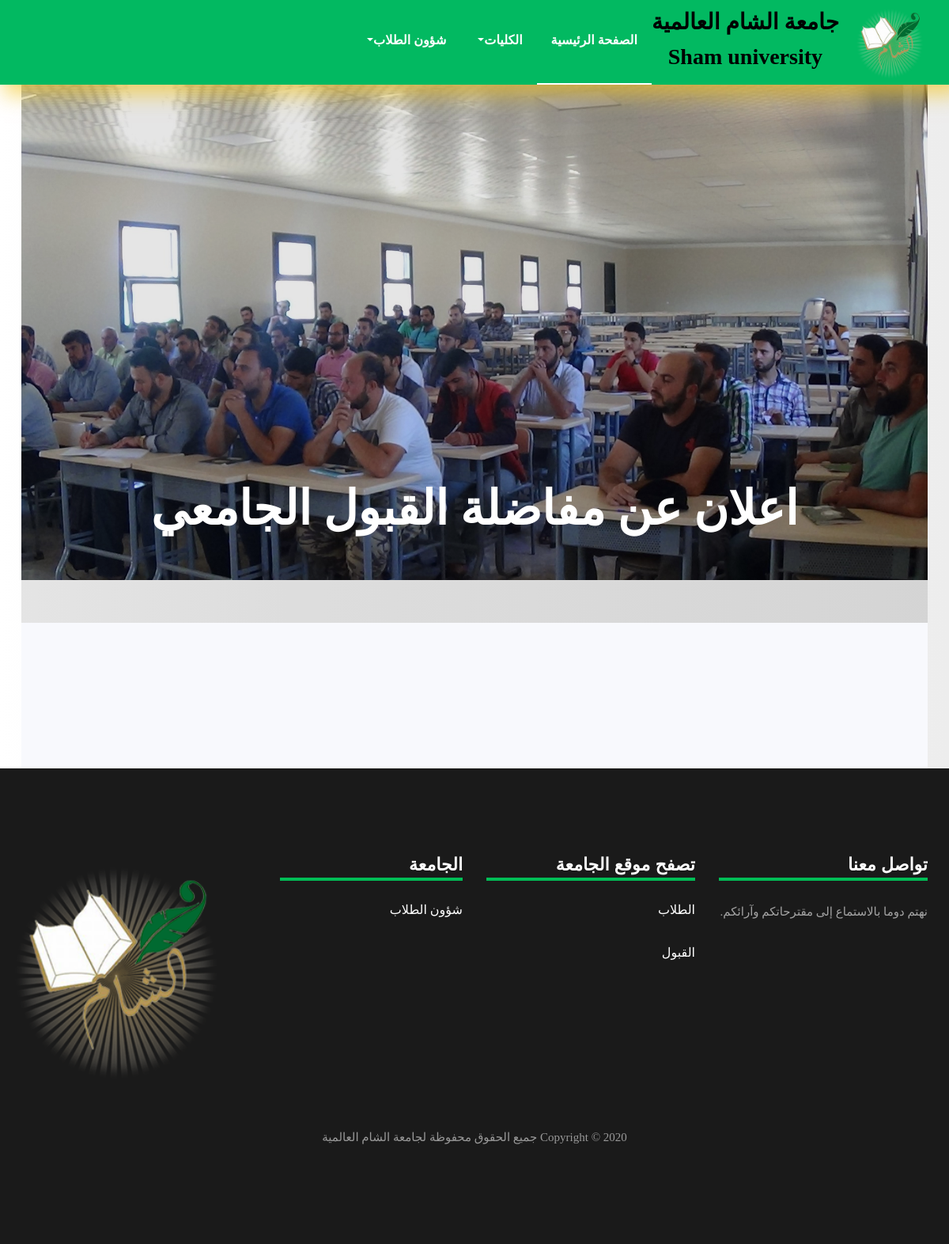
Page /advertDetail/1/ on the committed database.
### structure/models.py (models this page shows, shortened)
class NavBar(models.Model):
    NAVName = models.CharField(max_length=50)
    NAVHasFather = models.ForeignKey('self', on_delete=models.CASCADE, blank=True, null=True)
    NAVHtml = RichTextUploadingField( blank=True, null=True)
    NAVSlug = models.SlugField(blank=True, null=True)
    def __str__(self):
        return self.NAVName

class Adds(models.Model):
    ATitle = models.CharField(max_length=100, blank=True, null=True)
    ADetail = models.TextField( blank=True, null=True)
    AImage = models.ImageField(upload_to='adds/', blank=True, null=True)
    ADate = models.DateTimeField()

### structure/views.py (the view)
# urls.py: path('advertDetail/<int:id>/', views.advert_page, name="advert_detail_page"),
def advert_page(request, id):
    nav = NavBar.objects.all()
    num = 2
    advert = Adds.objects.get(id=id)
    context = {'nav': nav, 'num': num, 'advert': advert}
    return render(request, 'structure/News_Details.html', context)

### structure/templates/structure/News_Details.html (shortened to what this page needs)
{% load static %}
<!DOCTYPE html>
<html lang="en">
<head>
	<link rel="stylesheet" href="https://stackpath.bootstrapcdn.com/font-awesome/4.7.0/css/font-awesome.min.css">
	<link rel="stylesheet" href="{% static 'css/animate.css' %}">
	<link rel="stylesheet" href="{% static 'css/owl.carousel.min.css' %}">
	<link rel="stylesheet" href="{% static 'css/owl.theme.default.min.css' %}">
	<link rel="stylesheet" href="{% static 'css/magnific-popup.css' %}">
	<link rel="stylesheet" type="text/css" href="https://www.fontstatic.com/f=alhurra" />
	<link rel="stylesheet" type="text/css" href="https://www.fontstatic.com/f=hanimation" />
	<link rel="stylesheet" href="{% static 'css/bootstrap-datepicker.css' %}">
	<link rel="stylesheet" href="{% static 'css/jquery.timepicker.css' %}">
	<link rel="stylesheet" href="{% static 'css/flaticon.css' %}">
	<link rel="stylesheet" href="{% static 'css/style.css' %}">
	<link rel="stylesheet" href="{% static 'css/hover.css' %}" media="all">
</head>
<body style="background: linear-gradient(to right, rgba(255,255,255,1) 0%, rgba(246,246,246,1) 34%, rgba(237,237,237,1) 100%);
">
        <nav class="navbar navbar-expand-lg navbar-dark ftco_navbar bg-dark ftco-navbar-light nav_myedit" style="box-shadow: 10px 8px 24px 5px #f3c623a3;
            " id="ftco-navbar" dir="rtl">
                <div class="container">
                    <img src="{% static 'logo.png' %}" height="100px">
                    <a class="navbar-brand text-center " href="index.html"><p class="mt-2">جامعة الشام العالمية</p><p>Sham university</p></a>
                    <div class="collapse navbar-collapse" id="ftco-nav">
	        		    <div class="navbar-nav ml-auto" >
                            <li class="nav-item active " ><a style="font-size: medium; font-family: 'alhurra';" class="nav-link "href="{% url 'structures:struct' %}">الصفحة الرئيسية</a></li>
                            {% for n in nav %}
                                {% if not n.NAVHasFather %}
                                    <li class="nav-item dropdown"><a class="nav-link dropdown-toggle" style="cursor: pointer;font-size: medium; font-family: 'alhurra' ; text-align: right;"  >
                                        {{n.NAVName}}</a>
                                    </li>
                                {% endif %}
                            {% endfor %}
                        </div>
                    </div>
                </div>
        </nav>
    {% if num == 1 %}
        <div class="container">
            <div class="hero-wrap ftco-animate   news_detail_img " style=" background-image: url({{ news.NImage.url }});
            " data-stellar-background-ratio="0.5">
                <div class="overlay"></div>
                <div class="container">
                    <div class="row no-gutters slider-text  align-items-center justify-content-center"
                        data-scrollax-parent="true">
                        <div class="col-md-11 ftco-animate text-center">
                            <h1 style="margin-top: 500px; padding-bottom: 100px; font-family: 'alhurra';">{{ news.NTitle }}</h1>
                        </div>
                    </div>
                </div>
            </div>
            <section class="ftco-section bg-light ftco-no-pt ftco-intro">
                <div class="container">
                    <div class="row">
                        <div class="col-md-12 d-flex align-self-stretch px-4 ftco-animate">
                            <div class="d-block services text-center">
                                <div class="media-body" dir="rtl">
                                    <h1 class="title_on_mobile" style="margin-top: -40px; font-family: 'alhurra';">{{ news.NTitle }}</h1>
                                    <h6 class="heading" style="margin-top: 0px; text-align: right; color:#169d99">
                                        {{ news.NDate }}
                                    </h6>
                                    <p style="font-family: 'hanimation'; font-size: large;">{{ news.NDetail }}
                                    </p>
                                </div>
                            </div>
                        </div>
                    </div>
                </div>
            </section>
        </div>
    {% else %}
                <div class="container">
                    <div class="hero-wrap ftco-animate   news_detail_img " style=" background-image: url({{ advert.AImage.url }});
                    " data-stellar-background-ratio="0.5">
                        <div class="overlay"></div>
                        <div class="container">
                            <div class="row no-gutters slider-text  align-items-center justify-content-center"
                                data-scrollax-parent="true">
                                <div class="col-md-11 ftco-animate text-center">
                                    <h1 style="margin-top: 500px; padding-bottom: 100px; font-family: 'alhurra';">{{ advert.ATitle }}</h1>
                                </div>
                            </div>
                        </div>
                    </div>
                    <section class="ftco-section bg-light ftco-no-pt ftco-intro">
                        <div class="container">
                            <div class="row">
                            </div>
                        </div>
                    </section>
                </div>
    {% endif %}
	<footer class="footer" dir="rtl">
		<div class="container" dir="rtl">
			<div class="row">
				<div class="col-md-6 col-lg-3 mb-4 mb-md-0" dir="rtl">
					<h2 class="footer-heading">تواصل معنا</h2>
					<p style="text-align: right;">نهتم دوما بالاستماع إلى مقترحاتكم وآرائكم.</p>
					<ul class="ftco-footer-social p-0">
					</ul>
				</div>
				<div class="col-md-6 col-lg-3 mb-4 mb-md-0" dir="rtl">
					<h2 class="footer-heading">تصفح موقع الجامعة</h2>
					<div class="block-21 mb-4 d-flex">
						<div class="text">
							<h3 class="heading" style="text-align: right;"><a href="#">الطلاب</a></h3>
						</div>
					</div>
					<div class="block-21 mb-4 d-flex">
						<div class="text">
							<h3 class="heading" style="text-align: right;"><a href="#">القبول</a></h3>
						</div>
					</div>
				</div>
				<div class="col-md-6 col-lg-3 pl-lg-5 mb-4 mb-md-0">
					<h2 class="footer-heading">الجامعة</h2>
					<div class="block-21 mb-4 d-flex">
						<div class="text">
							<h3 class="heading" style="text-align: right;"><a href="#">شؤون الطلاب</a></h3>
						</div>
					</div>
				</div>
				<div class="col-md-6 col-lg-3 mb-4 mb-md-0" style="text-align: center;">
					<img src="{% static 'logo.png' %}" height="300px">
				</div>
			</div>
		</div>
		<div class="row mt-5">
			<div class="col-md-12 text-center">
				<p class="copyright">
					Copyright &copy;
					<script>document.write(new Date().getFullYear());</script> جميع الحقوق محفوظة لجامعة الشام
					العالمية</p>
			</div>
		</div>
	</footer>
</body>
</html>

### rows in the picture
NavBar: NAVName "الكليات"
NavBar: NAVName "شؤون الطلاب"
Adds: AImage (picture), ATitle "اعلان عن مفاضلة القبول الجامعي"
